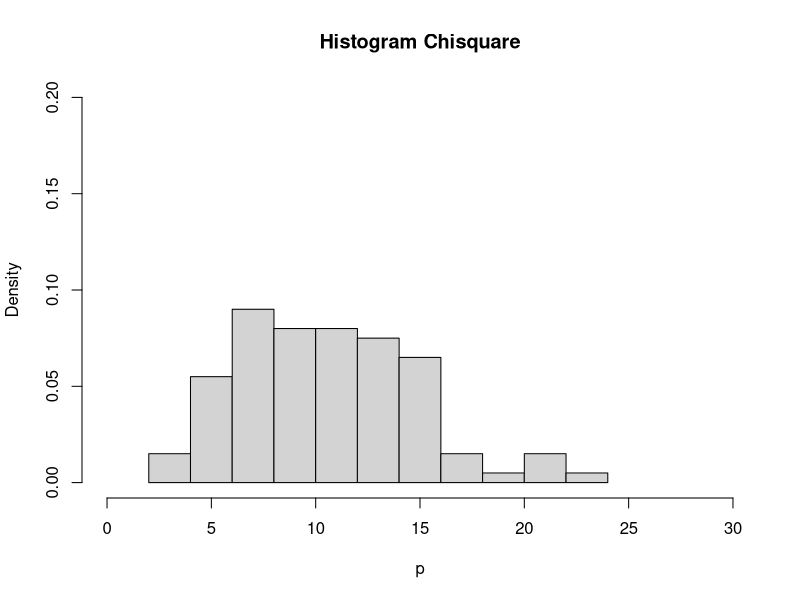

Here is the R script that generated this plot:
#4
#Diketahui nilai x = 2 dan v = 10.Tentukan:

#a
x = 2
df = 10
dchisq(x , df)

#b
p <- rchisq(100,df)

hist(p,
     freq = FALSE,
     xlim = c(0,30),
     ylim = c(0,0.2),
     main = "Histogram Chisquare")

#c
#mean
mean1 = df
mean1

#variance
var1 = 2*df
var1

